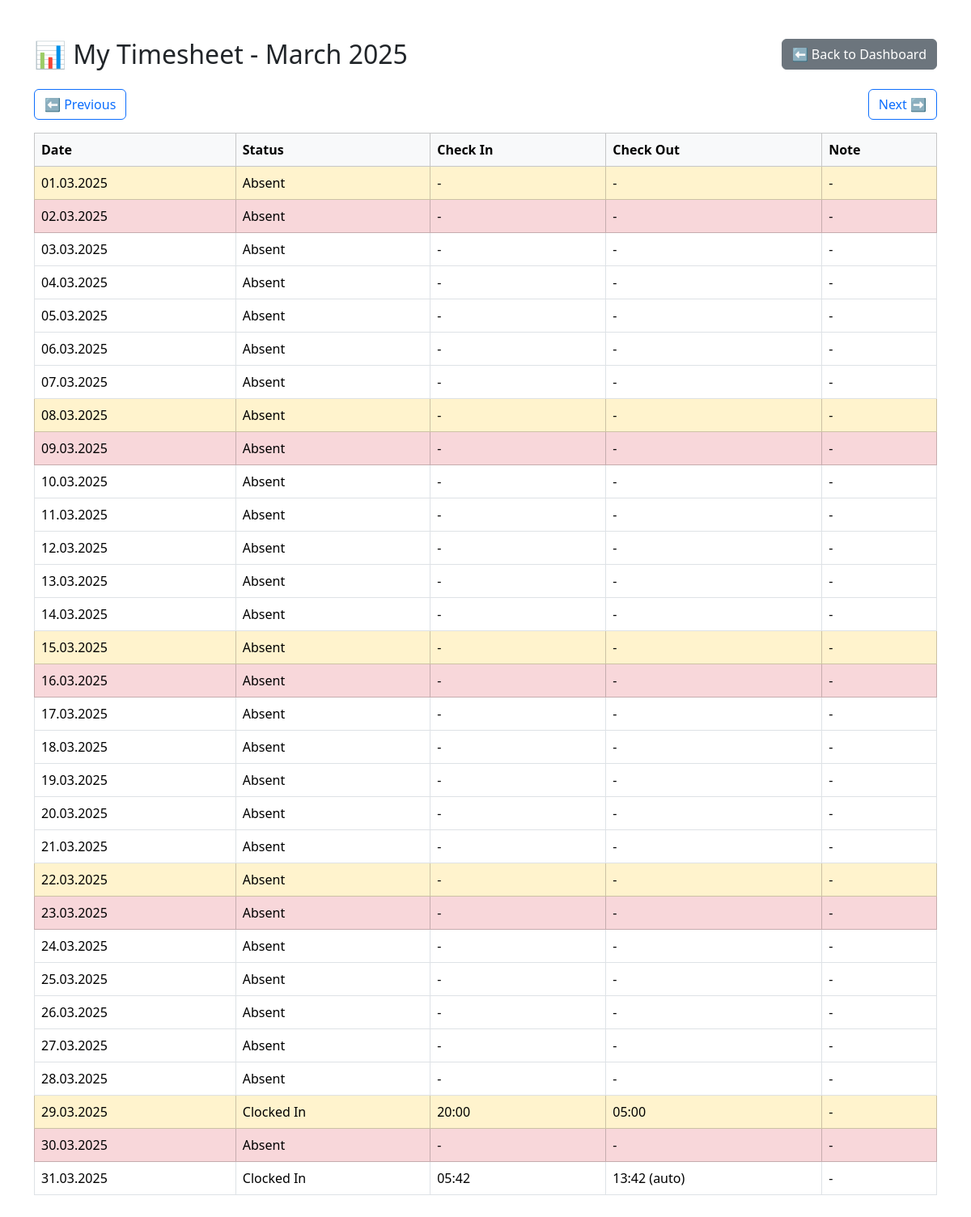
/my_timesheet.php?month=3&year=2025 (signed in), run on the app's committed database.
### tables this page shows
CREATE TABLE timesheet (
    id INTEGER PRIMARY KEY AUTOINCREMENT,
    employee_id INTEGER NOT NULL,
    clock_in TEXT NOT NULL,
    clock_out TEXT,
    note TEXT
);

### my_timesheet.php (the view, shortened to what this page needs)
<?php
require_once "includes/config.php";
$employee_id = $_SESSION['employee_id'];
$month = isset($_GET['month']) ? (int)$_GET['month'] : date('m');
$year = isset($_GET['year']) ? (int)$_GET['year'] : date('Y');
$daysInMonth = cal_days_in_month(CAL_GREGORIAN, $month, $year);
$holidays = ['01.01', '01.05', '17.05', '25.12', '26.12'];
$stmt = $conn->prepare("SELECT date(clock_in) as day, clock_in, clock_out, note FROM timesheet WHERE employee_id = ? AND strftime('%Y', clock_in) = ? AND strftime('%m', clock_in) = ?");
$stmt->execute([$employee_id, $year, str_pad($month, 2, '0', STR_PAD_LEFT)]);
$clockData = $stmt->fetchAll(PDO::FETCH_ASSOC);
$clockMap = [];
foreach ($clockData as $entry) {
    $clockMap[$entry['day']] = $entry;
}
$leaveDays = [];
$prevMonth = $month - 1;
$prevYear = $year;
$nextMonth = $month + 1;
$nextYear = $year;
$currentMonth = date('m');
$currentYear = date('Y');
$disableNext = ($month == $currentMonth && $year == $currentYear);
$today = new DateTime();
$todayDateOnly = $today->format('Y-m-d');
?>
<!DOCTYPE html>
<html lang="en">
<head>
  <link href="https://cdn.jsdelivr.net/npm/bootstrap@5.3.3/dist/css/bootstrap.min.css" rel="stylesheet">
  <link rel="stylesheet" href="/css/style.css?v=1.0.0">
</head>
<body>
<div class="container py-5">
  <div class="d-flex justify-content-between align-items-center mb-4">
    <h2 class="mb-0">📊 My Timesheet - <?= date('F Y', strtotime("$year-$month-01")) ?></h2>
    <a href="dashboard.php" class="btn btn-secondary">⬅ Back to Dashboard</a>
  </div>
  <div class="mb-3 d-flex justify-content-between">
    <a href="?month=<?= $prevMonth ?>&year=<?= $prevYear ?>" class="btn btn-outline-primary">⬅ Previous</a>
    <?php if (!$disableNext): ?>
      <a href="?month=<?= $nextMonth ?>&year=<?= $nextYear ?>" class="btn btn-outline-primary">Next ➡</a>
    <?php endif; ?>
  </div>
  <table class="table table-bordered">
    <thead class="table-light">
      <tr>
        <th>Date</th>
        <th>Status</th>
        <th>Check In</th>
        <th>Check Out</th>
        <th>Note</th>
      </tr>
    </thead>
    <tbody>
      <?php for ($day = 1; $day <= $daysInMonth; $day++):
        $dateStr = sprintf("%04d-%02d-%02d", $year, $month, $day);
        $formatted = date("d.m", strtotime($dateStr));
        $weekday = date("w", strtotime($dateStr));
        $isFuture = new DateTime($dateStr) > $today;
        $rowClass = '';
        if ($weekday == 0) $rowClass = 'table-danger';
        elseif ($weekday == 6) $rowClass = 'table-warning';
        $status = "Absent";
        $in = $out = $note = "-";
        if (isset($clockMap[$dateStr])) {
            $status = "Clocked In";
            $in = date("H:i", strtotime($clockMap[$dateStr]['clock_in']));
            $clockOutRaw = $clockMap[$dateStr]['clock_out'];
            if (!empty($clockOutRaw) && strtotime($clockOutRaw) > strtotime($clockMap[$dateStr]['clock_in'])) {
                $out = date("H:i", strtotime($clockOutRaw));
            } elseif ($dateStr < $todayDateOnly) {
                $estimated = new DateTime($clockMap[$dateStr]['clock_in']);
                $estimated->add(new DateInterval("PT8H"));
                $out = $estimated->format("H:i") . " (auto)";
            }
            $note = $clockMap[$dateStr]['note'] ?? "-";
        } elseif (isset($leaveDays[$dateStr])) {
            $status = "Vacation ({$leaveDays[$dateStr]})";
        } elseif (in_array($formatted, $holidays)) {
            $status = "Holiday";
        } elseif ($isFuture) {
            $status = "Upcoming";
        }
      ?>
        <tr class="<?= $rowClass ?>">
          <td><?= date("d.m.Y", strtotime($dateStr)) ?></td>
          <td><?= $status ?></td>
          <td><?= $in ?></td>
          <td><?= $out ?></td>
          <td><?= $note ?></td>
        </tr>
      <?php endfor; ?>
    </tbody>
  </table>
</div>
</body>
</html>

### data on the page
timesheet: dateStr "29.03.2025", status "Clocked In", clock_in "20:00", clock_out "05:00", note "-"
timesheet: dateStr "31.03.2025", status "Clocked In", clock_in "05:42", clock_in "13:42 (auto)", note "-"

### other printed values
date('F Y', strtotime("$year-$month-01")) "March 2025"
date("d.m.Y", strtotime($dateStr)) "01.03.2025"
$status "Absent"
$in "-"
$out "-"
$note "-"
date("d.m.Y", strtotime($dateStr)) "02.03.2025"
date("d.m.Y", strtotime($dateStr)) "03.03.2025"
date("d.m.Y", strtotime($dateStr)) "04.03.2025"
date("d.m.Y", strtotime($dateStr)) "05.03.2025"
date("d.m.Y", strtotime($dateStr)) "06.03.2025"
date("d.m.Y", strtotime($dateStr)) "07.03.2025"
date("d.m.Y", strtotime($dateStr)) "08.03.2025"
date("d.m.Y", strtotime($dateStr)) "09.03.2025"
date("d.m.Y", strtotime($dateStr)) "10.03.2025"
